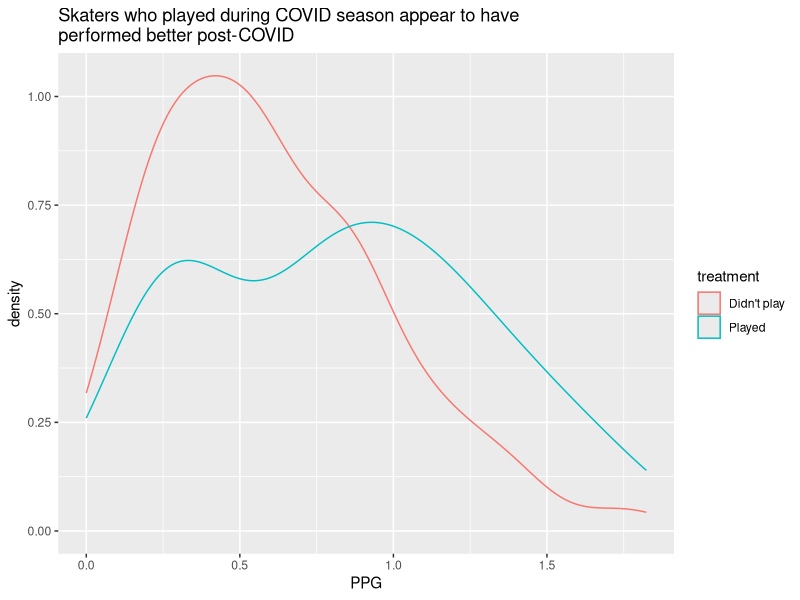
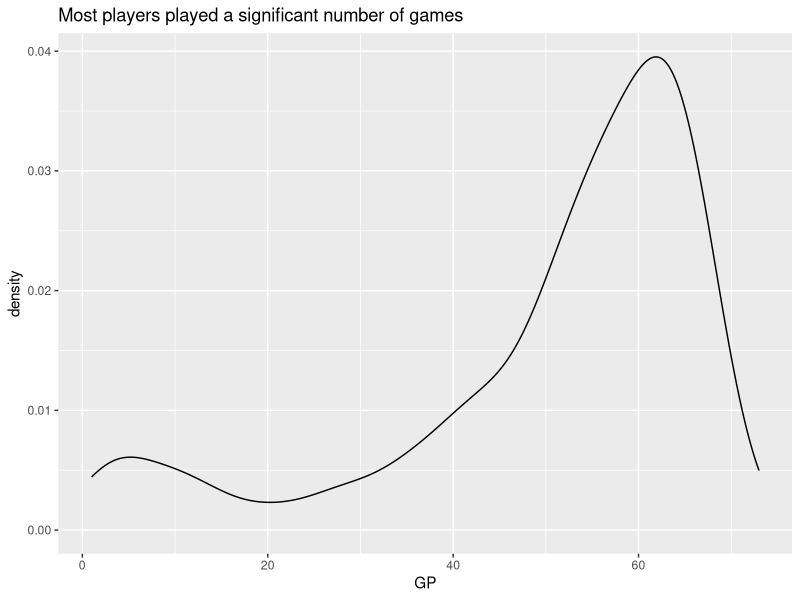
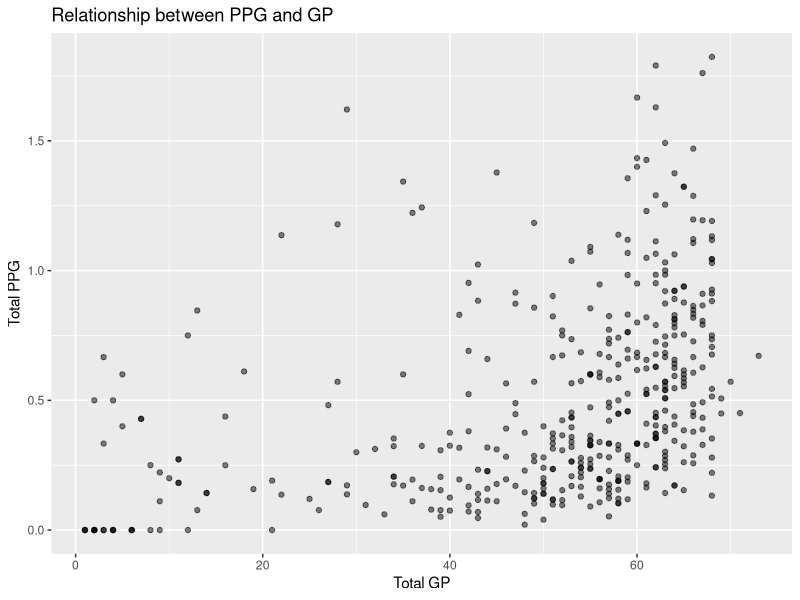
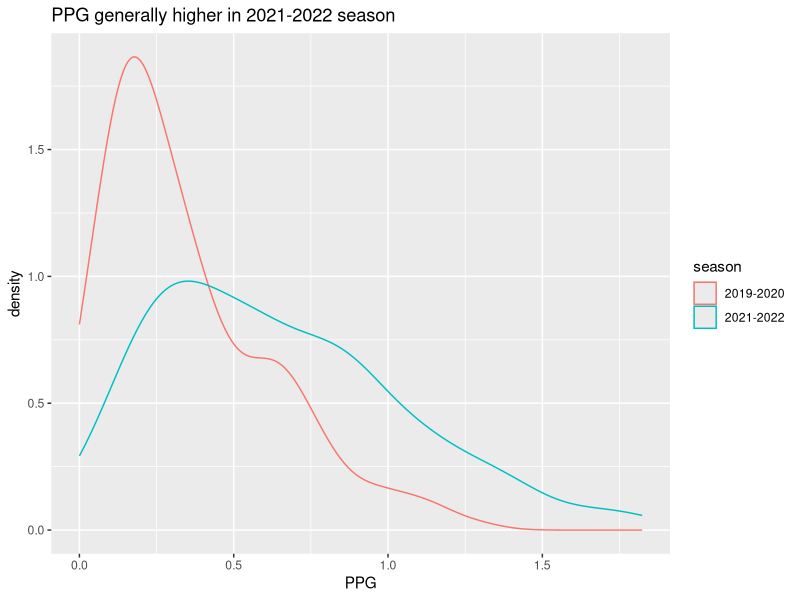
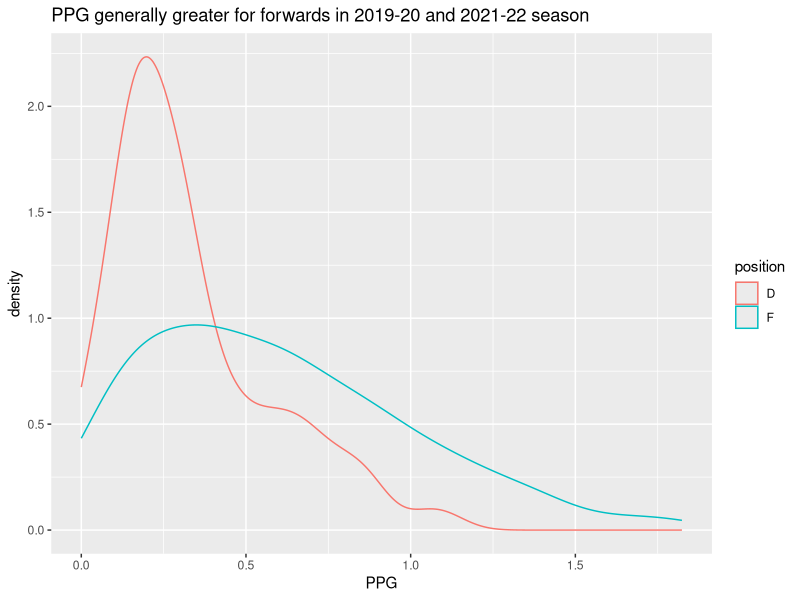
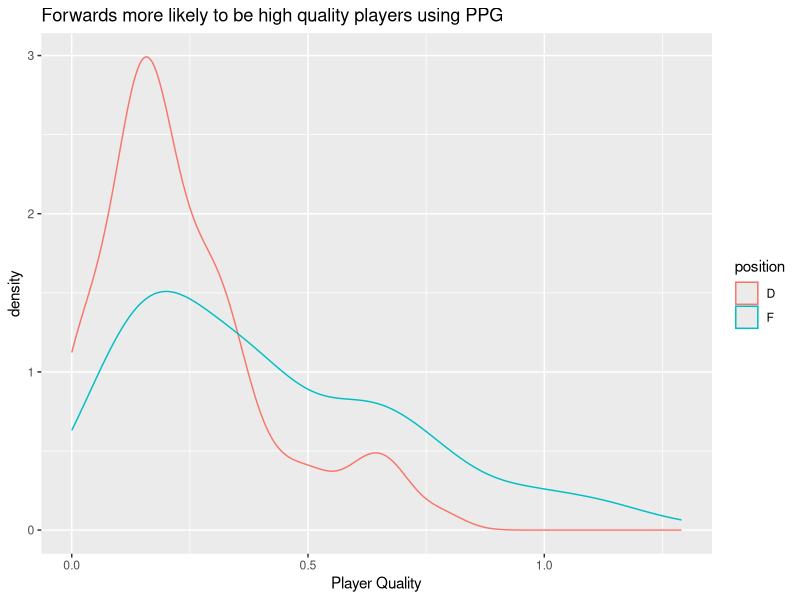
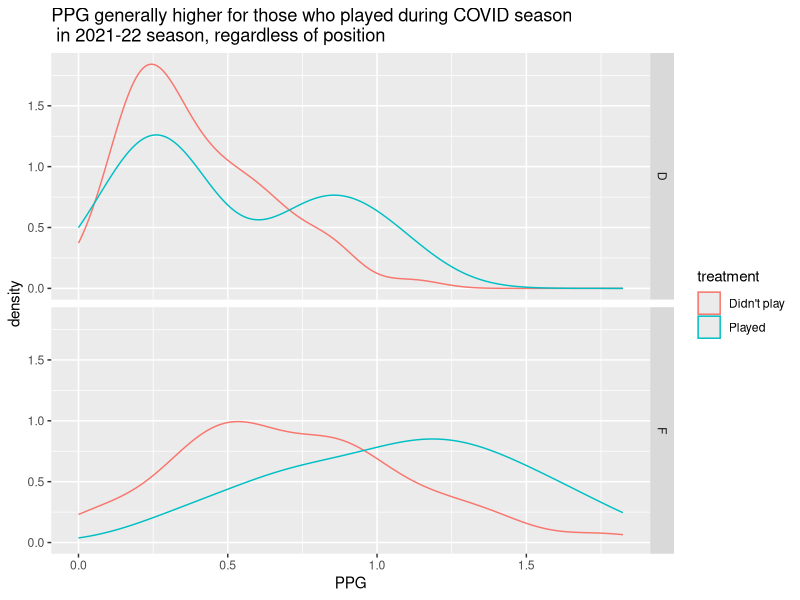
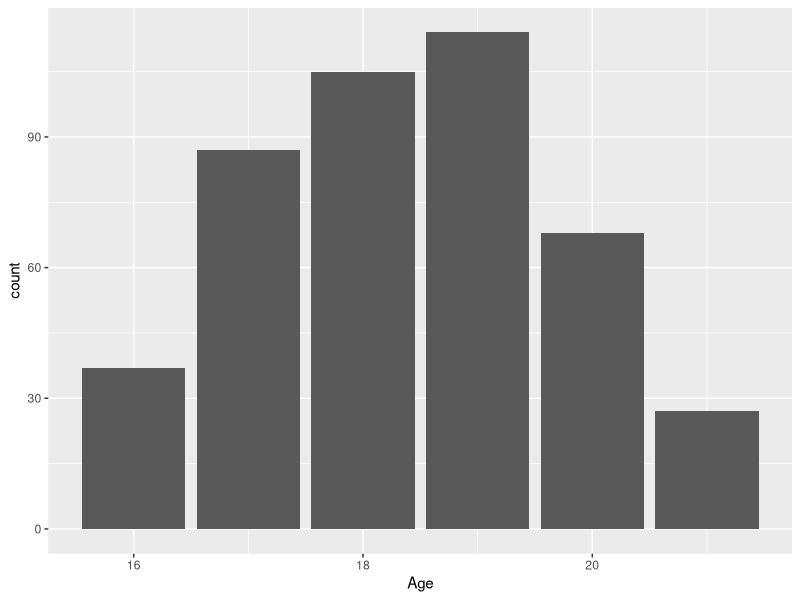

Write the R code that produced these figures, in order.
## ---- chunk 1
knitr::opts_chunk$set(echo = FALSE, message = FALSE, warning = FALSE)
## ---- chunk 2
library(tidyverse)
library(lubridate)
library(ggridges)
## ---- chunk 3
ohl <- read_csv("../sams_ohl_data_request.csv")
ohl_covid <- ohl %>%
  filter(season %in% c("2019-2020","2020-2021", "2021-2022"))
## ---- chunk 4
## Add treatment var:

# Filtering only for players who played more than 10 games (should we combine number of games played across leagues?)
ohl_20_21 <- ohl %>%
  filter(season == "2020-2021", gp > 10)

# Split players up into treatment vs non-treatment
ohl_treatment <- ohl %>%
  filter(season %in% c("2019-2020", "2021-2022"), league == "OHL") %>%
  group_by(player_id, season) %>%
  mutate(ppg = sum(pts)/sum(gp),
         treatment = ifelse(player_id %in% ohl_20_21$player_id, "Played", "Didn't play")
  ) %>%
  ungroup()

plyr_quality <- ohl %>%
  filter(season == "2019-2020", league == "OHL") %>%
  group_by(player_id) %>%
  mutate(plyr_quality = sum(pts)/sum(gp)) %>%
  filter(duplicated(player_id) == FALSE) %>%
  ungroup() %>%
  select(player_id, plyr_quality)

# View(plyr_quality %>%
#   filter(duplicated(plyr_quality$player_id) == TRUE))
# ## need to deal with duplicate players/rows
# View(ohl_filtered %>%
#   filter(duplicated(ohl_filtered$player_id) == TRUE))


# We need to check that each player played in the OHL in 2019-2020 and 2021-2022
ohl_szn <- ohl %>%
  filter(season %in% c("2019-2020", "2021-2022"), league == "OHL") %>%
  group_by(player_id) %>%
  mutate(played_2019 = season == "2019-2020",
         played_2021 = season == "2021-2022",
         played_both_szn = sum(played_2019) & sum(played_2021)) %>%
  ungroup() %>%
  filter(played_both_szn == TRUE) 

# add treatment variable through join
ohl_trt <- ohl_szn %>%
  left_join(select(ohl_treatment, player_id, season, team_name, treatment), by = c("player_id", "team_name", "season")) %>%
  mutate(ppg = pts/gp) 

# add age variable
ohl_age <- ohl_trt %>%
  group_by(player_id, season) %>%
  mutate(year = strsplit(season, "-")[[1]][2]) %>%
  mutate(age = trunc((dob %--% as.Date(paste0(year, "-05-01"))) / years(1))) %>%
  ungroup() #%>%
  #filter(age %in% 16:22)
    
# add player quality
ohl_qlty <- ohl_age %>%
  left_join(plyr_quality, by = "player_id") %>%
  group_by(player_id, season) %>%
  mutate(ppg_total = sum(pts)/sum(gp),
         gp_total = sum(gp),
         pts_total = sum(pts)) %>%
  arrange(player_id, season, -plyr_quality) %>%
  filter(duplicated(player_id) == FALSE) %>%
  ungroup()#%>%
  # filter(ppg != 0) %>%
  # mutate(log_ppg = log(ppg))

# ohl_qlty <- ohl_age %>%
#   left_join(plyr_quality, by = "player_id") %>%
#   group_by(player_id, season) %>%
#   summarize_at(vars(gp, pts), "sum") %>%
#   group_by(player_id) %>% 
#   mutate(ppg_total = pts/gp, count_seasons = n()) %>% 
#   filter(count_seasons == 2) %>%
#   ungroup()

# were they drafted
ohl_filtered <- ohl_qlty %>%
  mutate(drafted = !is.na(draft_year)) %>%
  select(season, player_id, treatment, first_name, last_name, position, plyr_quality, age, gp_total, pts_total, ppg_total, drafted, draft_year, round, overall_pick_num, shoots)

## Trying to combine players who played for two teams into one

# combined <- ohl_filtered %>%
  

ohl_treatment_21_22 <- ohl_filtered %>%
  filter(season == "2021-2022")
## ---- chunk 5
ggplot(ohl_treatment_21_22, aes(x = ppg_total, color = treatment)) +
  geom_density() +
  labs(title = "Skaters who played during COVID season appear to have\nperformed better post-COVID",
       x = "PPG")
## ---- chunk 6
# distribution of games played
ggplot(ohl_filtered, aes(x = gp_total)) +
  geom_density() +
  labs(title = "Most players played a significant number of games",
       x = "GP") 
## ---- chunk 7
# is gp correlated with ppg?
ggplot(ohl_filtered, aes(x = gp_total, y = ppg_total)) +
  geom_point(alpha = .5) +
  labs(title = "Relationship between PPG and GP", x = "Total GP", y = "Total PPG")
## ---- chunk 8
# density curve of ppg faceted by position
ggplot(ohl_filtered) +
  geom_density(aes(x = ppg_total, color = season)) +
  #facet_grid(rows = vars(position)) +
  labs(title = "PPG generally higher in 2021-2022 season",
       x = "PPG")
## ---- chunk 9
# density curve of ppg faceted by position
ggplot(ohl_filtered) +
  geom_density(aes(x = ppg_total, color = position)) +
  labs(title = "PPG generally greater for forwards in 2019-20 and 2021-22 season",
       x = "PPG")
## ---- chunk 10
ggplot(ohl_filtered, aes(x = plyr_quality, color = position)) +
  geom_density() +
  labs(title = "Forwards more likely to be high quality players using PPG",
       x = "Player Quality")
## ---- chunk 11
ggplot(ohl_treatment_21_22) +
  geom_density(aes(x = ppg_total, color = treatment)) +
  facet_grid(rows = vars(position)) +
  labs(title = "PPG generally higher for those who played during COVID season\n in 2021-22 season, regardless of position",
       x = "PPG")
## ---- chunk 12
# observations per age group
ggplot(ohl_filtered, aes(x = age)) +
  geom_bar() +
  labs("Distribution of Age",
       x = "Age")
## ---- chunk 13
ggplot(ohl_filtered, aes(x = ppg_total, y = as.factor(age))) +
  geom_density_ridges() +
  labs(title = "PPG likely increases with age",
       x = "PPG",
       y = "Age")
## ---- chunk 14
# player quality vs age
ggplot(ohl_filtered, aes(x = plyr_quality)) +
  geom_density_ridges(aes(y = as.factor(age))) +
  labs(title = "Player quality likely increases with age",
       x = "Player Quality",
       y = "Age")
## ---- chunk 15
# age vs treatment
mosaicplot(table("Age" = ohl_filtered$age,
                 "Treatment" = ohl_filtered$treatment),
           main = "Playing during COVID season independent of age",
           shade = TRUE)
## ---- chunk 16
# age vs gp
ggplot(ohl_filtered, aes(x = gp_total, y = as.factor(age))) +
  geom_density_ridges() +
  labs(title = "Older players more likely to play more games",
       x = "GP")
## ---- chunk 17
ggplot(ohl_filtered, aes(x = plyr_quality, color = treatment)) +
  geom_density() +
  labs(title = "Players who played during COVID season were more likely to be higher quality players",
       x = "Player Quality")
## ---- chunk 18
# vanilla MLR
mlr <- lm(ppg_total ~ treatment + season + position + plyr_quality + age, data = ohl_filtered)
#mlr_summary <- summary(mlr)
plot(mlr)
## ---- chunk 19
# ppg on log scale
log_mlr <- lm(log(ppg_total) ~ treatment + season + position + plyr_quality + age, data = filter(ohl_filtered, ppg_total != 0))
#summary(log_mlr)
plot(log_mlr)
## ---- chunk 20
mlr_int <- lm(ppg_total ~ treatment*position*season*plyr_quality*age*drafted, data = ohl_filtered)
#summary(mlr_int)
plot(mlr_int)
